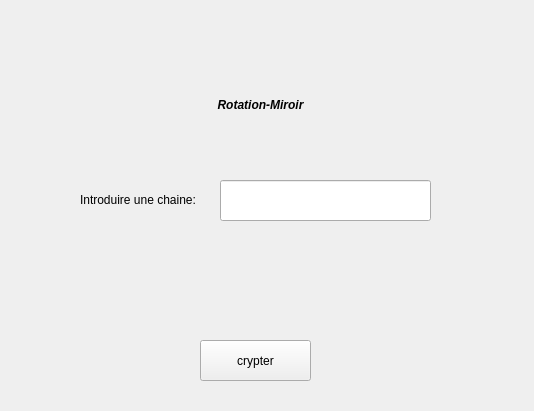
<?xml version="1.0" encoding="UTF-8"?>
<ui version="4.0">
 <class>Form</class>
 <widget class="QWidget" name="Form">
  <property name="geometry">
   <rect>
    <x>0</x>
    <y>0</y>
    <width>534</width>
    <height>411</height>
   </rect>
  </property>
  <property name="windowTitle">
   <string>Form</string>
  </property>
  <widget class="QLineEdit" name="ch">
   <property name="geometry">
    <rect>
     <x>220</x>
     <y>180</y>
     <width>211</width>
     <height>41</height>
    </rect>
   </property>
  </widget>
  <widget class="QLabel" name="label">
   <property name="geometry">
    <rect>
     <x>110</x>
     <y>70</y>
     <width>301</width>
     <height>71</height>
    </rect>
   </property>
   <property name="text">
    <string>&lt;html&gt;&lt;head/&gt;&lt;body&gt;&lt;p align=&quot;center&quot;&gt;&lt;span style=&quot; font-size:9pt; font-weight:600; font-style:italic;&quot;&gt;Rotation-Miroir&lt;/span&gt;&lt;/p&gt;&lt;/body&gt;&lt;/html&gt;</string>
   </property>
  </widget>
  <widget class="QLabel" name="label_2">
   <property name="geometry">
    <rect>
     <x>80</x>
     <y>190</y>
     <width>161</width>
     <height>20</height>
    </rect>
   </property>
   <property name="text">
    <string>Introduire une chaine:</string>
   </property>
  </widget>
  <widget class="QLabel" name="res">
   <property name="geometry">
    <rect>
     <x>104</x>
     <y>270</y>
     <width>371</width>
     <height>41</height>
    </rect>
   </property>
   <property name="text">
    <string/>
   </property>
  </widget>
  <widget class="QPushButton" name="crypt">
   <property name="geometry">
    <rect>
     <x>200</x>
     <y>340</y>
     <width>111</width>
     <height>41</height>
    </rect>
   </property>
   <property name="text">
    <string>crypter</string>
   </property>
  </widget>
 </widget>
 <resources/>
 <connections/>
</ui>
